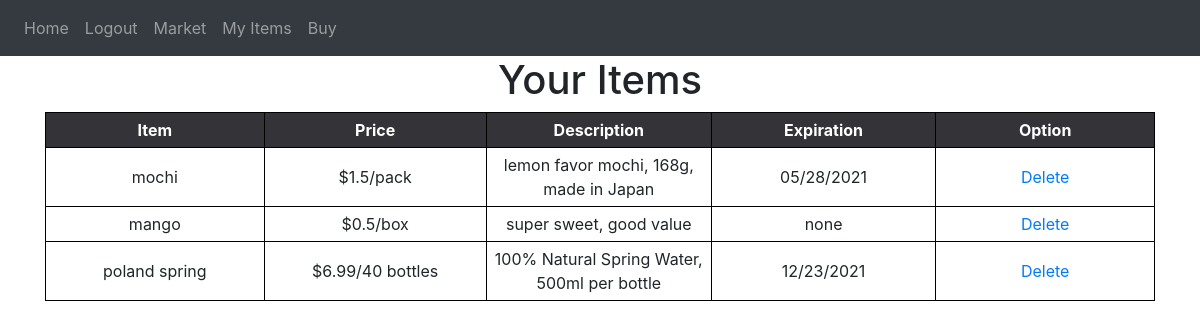
Screenshot of /items (signed in) with the database file from the repository.
### website/models.py (models this page shows)
class Item(db.Model):
    id = db.Column(db.Integer, primary_key=True)
    food = db.Column(db.String(100))
    price = db.Column(db.String(30))
    description = db.Column(db.String(600))
    expiration = db.Column(db.String(30))
    user_name = db.Column(db.String(100), db.ForeignKey('user.user_name'))

### website/views.py (the view, shortened to what this page needs)
@views.route('/items', methods=['GET', 'POST'])
@login_required
def items():
    result = db.session.execute(
        'SELECT I.id, I.food, I.price, I.description, I.expiration, U.user_name, U.address, U.zipcode, U.phone, L.town, L.state FROM Location AS L JOIN User AS U JOIN Item AS I WHERE U.zipcode = L.zipcode AND I.user_name = U.user_name')
    my_stuff = Item.query.filter_by(user_name=current_user.user_name)
    return render_template("items.html", user=current_user, seller=result, my_stuff=my_stuff)

### website/__init__.py (called while the page is built)
def create_app():
    app = Flask(__name__)
    app.config['SECRET_KEY'] = 'slkdjfdkjfh'
    app.config['SQLALCHEMY_DATABASE_URI'] = f'sqlite:///{DB_NAME}'
    db.init_app(app)
    from .views import views
    from .auth import auth
    app.register_blueprint(views, url_prefix='/')
    app.register_blueprint(auth, url_prefix='/')
    from .models import User, Item, Buyer, Seller, Cart, Location
    create_database(app)
    login_manager = LoginManager()
    login_manager.login_view = 'auth.login'
    login_manager.init_app(app)
    @login_manager.user_loader
    def load_user(id): #okay, we do it by username, right, since we can search both tables
        return User.query.get(int(id))  # look for user based on id
    return app

### website/templates/items.html (shortened to what this page needs)
{% extends "base.html" %}
{% block content %}
<div class="myitems">
    <h1 style="text-align: center">Your Items</h1>
    <table>
        <tr>
            <th>Item</th>
            <th>Price</th>
            <th>Description</th>
            <th>Expiration</th>
            <th>Option</th>
        </tr>
        {% for stuff in my_stuff %}
        <tr>
            <td>{{ stuff.food  }}</td>
            <td>{{ stuff.price  }}</td>
            <td>{{ stuff.description }}</td>
            <td>{{ stuff.expiration }}</td>
            <td>
                <a href="/delete/{{stuff.id}}">Delete</a>
            </td>
        </tr>
        {% endfor %}
    </table>
</div>
{% endblock %}

### website/static/lgin.css (style rules this page uses)
* { margin: 0; padding: 0; }
body { background: #e9eaea; font-family: roboto; user-select: none; }

### website/static/style.css (style rules this page uses)
body { font-family: "Open Sans", sans-serif; overflow-x: hidden; color: #444444; background-color: white; }
a { color: #2487ce; }
h1, h2, h3, h4, h5, h6 { font-family: "Poppins", sans-serif; }

### website/templates/items.html (style rules this page uses)
table { border-collapse: collapse; }
th { background-color:#333338; Color:white; }
th, td { width:250px; text-align:center; border:1px solid black; padding:5px }

### rows the page displays
Item: food "mochi", price "$1.5/pack", description "lemon favor mochi, 168g, made in Japan", expiration "05/28/2021"
Item: food "mango", price "$0.5/box", description "super sweet, good value", expiration "none"
Item: food "poland spring", price "$6.99/40 bottles", description "100% Natural Spring Water, 500ml per bottle", expiration "12/23/2021"
